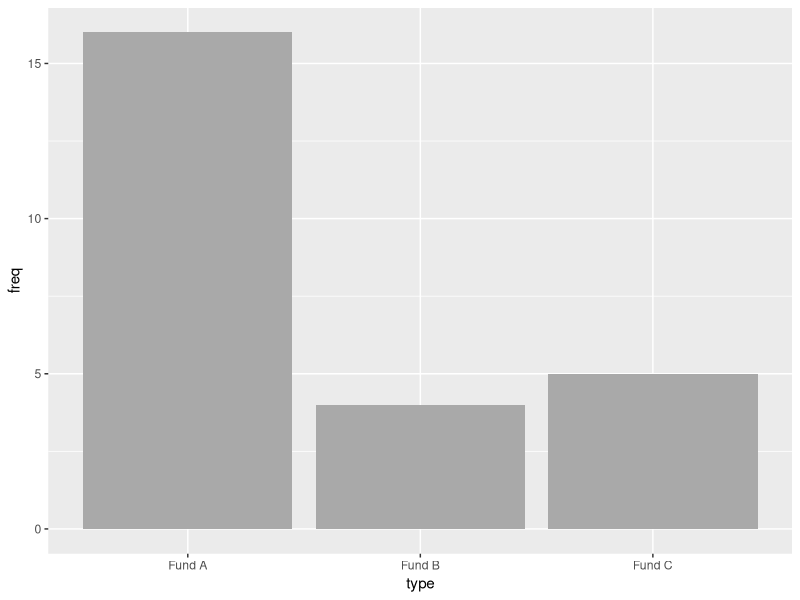
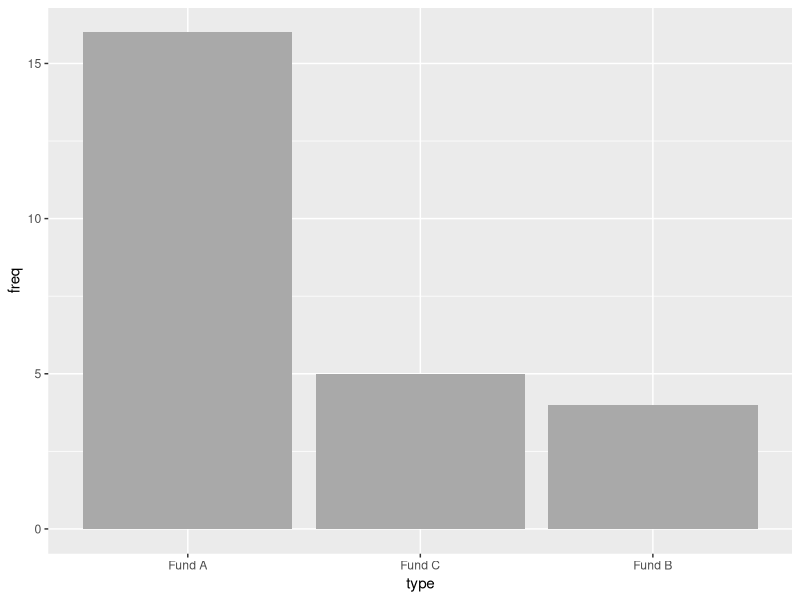
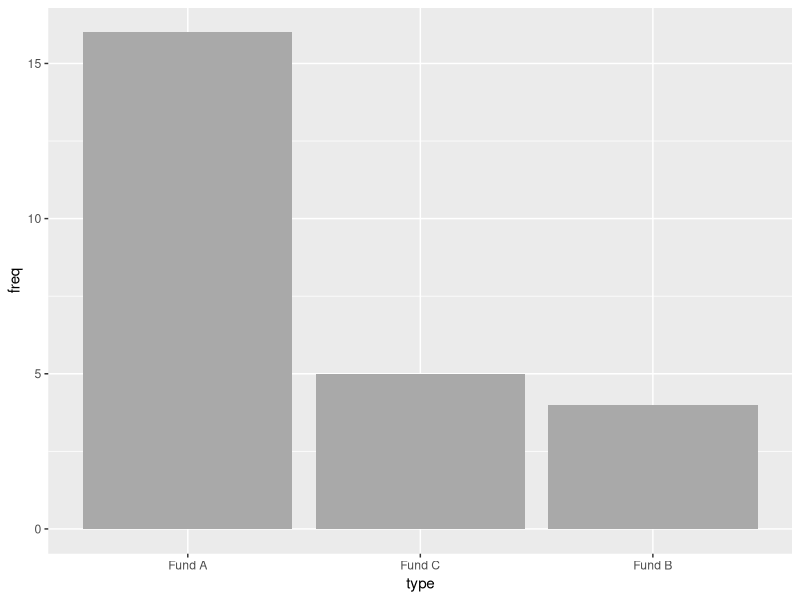

Source code (R) for these figures, in order:
library(tidyverse)
library(ggplot2)

d_funds_type <- tibble(
  type = c("Fund A", "Fund B", "Fund C"),
  freq = c(16, 4, 5)
)
knitr::kable(d_funds_type)

# Plot Barchart
d_funds_type %>% 
  ggplot(aes(type, freq)) +
  geom_col(fill = "dark gray")

# Barchart in descending order:

d_funds_type %>% 
    mutate(type = fct_reorder(type, desc(freq))) %>% 
    ggplot(aes(type,freq)) +
    geom_col(fill = 'dark grey')

# Barchart in flip coordinates:
  
d_funds_type %>% 
  mutate(type = fct_reorder(type, desc(freq))) %>% 
  ggplot(aes(type,freq)) +
  geom_col(fill = 'dark grey')
  coord_flip()